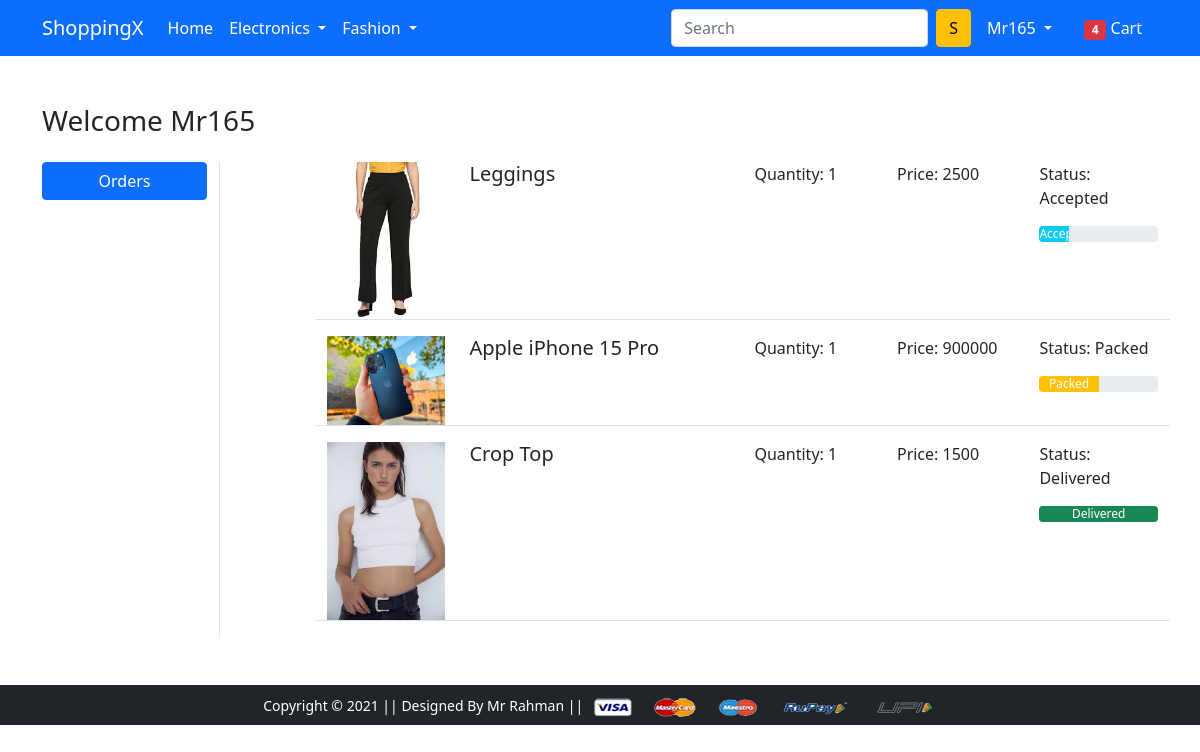
Page /orders/ (signed in) on the committed database.
### app/models.py (models this page shows, shortened)
class OrderPlaced(models.Model):
    user = models.ForeignKey(User,on_delete=models.CASCADE)
    customer = models.ForeignKey(Customer,on_delete=models.CASCADE)
    product = models.ForeignKey(Product,on_delete=models.CASCADE)
    quantity = models.PositiveIntegerField()
    ordered_date = models.DateTimeField(auto_now_add=True)
    status = models.CharField(choices =OrderPlaced_CHOICES , max_length=10)

class Product(models.Model):
    title = models.CharField(max_length=64)
    selling_price = models.PositiveIntegerField()
    discounted_price = models.PositiveIntegerField()
    description = models.TextField()
    brand = models.CharField(max_length=64)
    category = models.CharField(choices =PRODUCT_CHOICES ,max_length=11)
    product_images=models.ImageField(upload_to='procudtimg')

### app/views.py (the view)
# urls.py: path('orders/', views.orders, name='orders'),
def orders(request):
    op = OrderPlaced.objects.filter(user=request.user)
    return render(request, 'app/orders.html',{'order_placed':op})

### app/templates/app/orders.html (shortened to what this page needs)
{% extends 'app/base.html' %}
{% load static %}
{% block main-content %}
<div class="container my-5">
    <div class="row">
        <h3 class="mb-4">Welcome {{ request.user.username|capfirst }}</h3>
        <div class="col-sm-2 border-end">
            <ul class="list-unstyled">
                <li class="d-grid"><a href="{% url 'orders' %}" class="btn btn-primary">Orders</a></li>
            </ul>
        </div>
        <div class="col-sm-9 offset-sm-1">
            {% for op in order_placed %}
            <div class="row mb-3 border-bottom">
                <div class="col-sm-2">
                    <img src="{{ op.product.product_images.url }}" alt="{{ op.product.title }}" class="img-fluid">
                </div>
                <div class="col-sm-4">
                    <h5>{{ op.product.title }}</h5>
                </div>
                <div class="col-sm-2">
                    <p>Quantity: {{ op.quantity }}</p>
                </div>
                <div class="col-sm-2">
                    <p>Price: {{ op.product.discounted_price }}</p>
                </div>
                <div class="col-sm-2">
                    <p>Status: {{ op.status }}</p>
                    <div class="progress">
                        {% if op.status == 'Accepted' %}
                            <div class="progress-bar bg-info" role="progressbar" style="width: 25%;" aria-valuenow="25" aria-valuemin="0" aria-valuemax="100">Accepted</div>
                        {% elif op.status == 'Packed' %}
                            <div class="progress-bar bg-warning" role="progressbar" style="width: 50%;" aria-valuenow="50" aria-valuemin="0" aria-valuemax="100">Packed</div>
                        {% elif op.status == 'On the way' %}
                            <div class="progress-bar bg-primary" role="progressbar" style="width: 75%;" aria-valuenow="75" aria-valuemin="0" aria-valuemax="100">On the way</div>
                        {% elif op.status == 'Delivered' %}
                            <div class="progress-bar bg-success" role="progressbar" style="width: 100%;" aria-valuenow="100" aria-valuemin="0" aria-valuemax="100">Delivered</div>
                        {% endif %}
                    </div>
                </div>
            </div>
            {% endfor %}
        </div>
    </div>
</div>
{% endblock main-content %}

### app/templates/app/base.html (shortened to what this page needs)
<!doctype html>
{% load static %}
<html lang="en">
  <head>
    <link href="https://cdn.jsdelivr.net/npm/bootstrap@5.0.0-beta1/dist/css/bootstrap.min.css" rel="stylesheet">
    <link rel="stylesheet" href="{% static 'app/css/owl.carousel.min.css' %}">
    <link rel="stylesheet" href="{% static 'app/css/all.min.css' %}">
    <link rel="stylesheet" href="{% static 'app/css/style.css' %}">
  </head>
  <body>
    <nav class="navbar navbar-expand-lg navbar-dark bg-primary">
     <div class="container">
       <a class="navbar-brand" href="/">ShoppingX</a>
       <div class="collapse navbar-collapse" id="navbarSupportedContent">
         <ul class="navbar-nav me-auto mb-2 mb-lg-0">
           <li class="nav-item">
             <a class="nav-link active" aria-current="page" href="/">Home</a>
           </li>
           <li class="nav-item dropdown">
             <a class="nav-link dropdown-toggle text-white" href="#" id="electronicsDropdown" role="button" data-bs-toggle="dropdown" aria-expanded="false">
               Electronics
             </a>
           </li>
           <li class="nav-item dropdown">
             <a class="nav-link dropdown-toggle text-white" href="#" id="fashionDropdown" role="button" data-bs-toggle="dropdown" aria-expanded="false">
               Fashion
             </a>
           </li>
         </ul>
         <form class="d-flex">
           <input class="form-control me-2" type="search" placeholder="Search" aria-label="Search">
           <button class="btn btn-warning" type="submit">S</button>
         </form>
         <div>
          <ul class="navbar-nav me-auto mb-2 mb-lg-0">
            {%if request.user.is_authenticated %}
           <li class="nav-item dropdown mx-2">
              <a class="nav-link dropdown-toggle text-white" href="#" id="profileDropdown" role="button" data-bs-toggle="dropdown" aria-expanded="false">
                {{request.user.username|capfirst}}
              </a>
            </li>
            <li class="nav-item mx-2">
             <a href="{% url 'show-cart' %}" class="nav-link text-white"><span class="badge bg-danger">4</span> Cart </a>
            </li>
            {%endif%}
          </ul>
         </div>
       </div>
     </div>
    </nav>
    {% block main-content %} {% endblock main-content %}
    <footer class="container-fluid bg-dark text-center p-2 mt-5">
        <small class="text-white">Copyright &copy; 2021 || Designed By Mr Rahman || </small>
        <img src="{% static 'app/images/payment.png' %}" alt="" srcset="" class="img-fluid" height="2px">
    </footer>
  </body>
</html>

### rows in the picture
OrderPlaced: product.product_images (picture), product "Leggings", quantity "1", product.discounted_price "2500", status "Accepted"
OrderPlaced: product.product_images (picture), product "Apple iPhone 15 Pro", quantity "1", product.discounted_price "900000", status "Packed"
OrderPlaced: product.product_images (picture), product "Crop Top", quantity "1", product.discounted_price "1500", status "Delivered"

### other values in the picture
{{ request.user.username|capfirst }} "Mr165"
